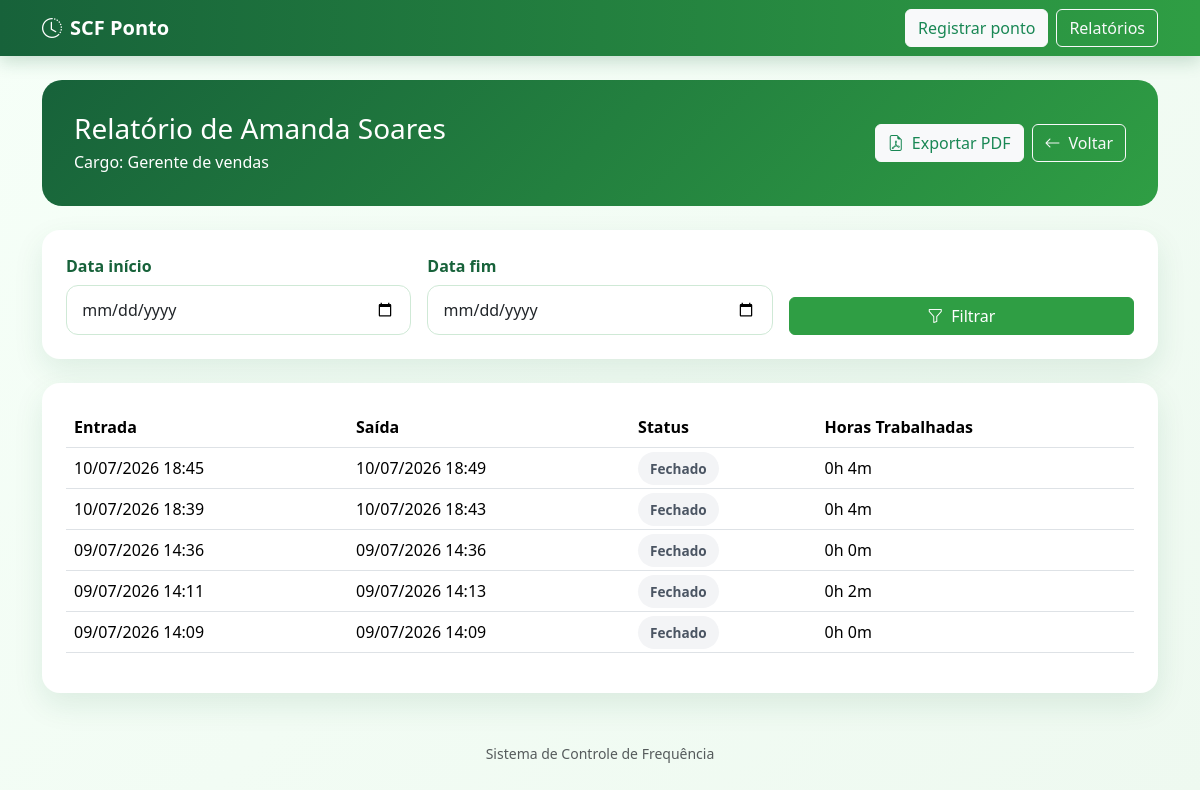
/relatorio_funcionario/4/, run on an earlier commit of the app's database.
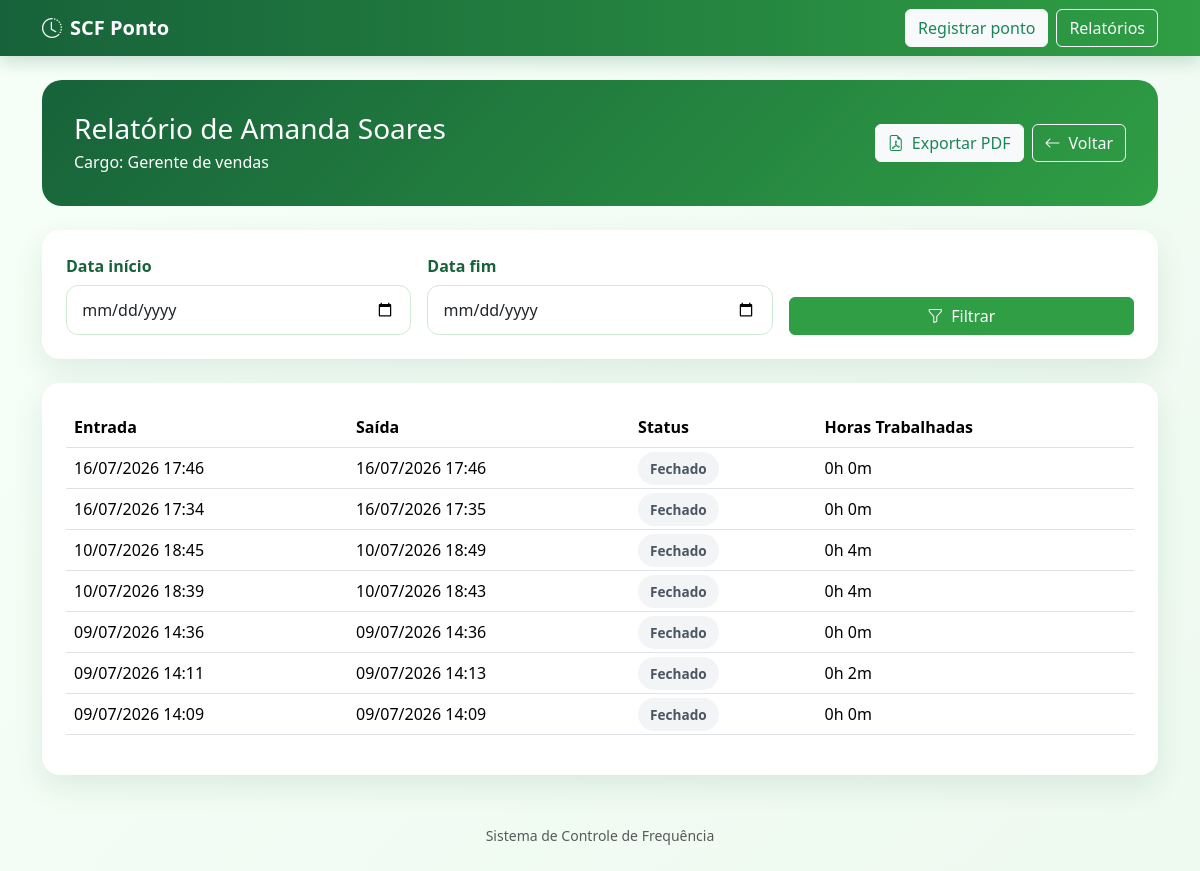
And on a later commit of the database.
### ponto/models.py (models this page shows, shortened)
class RegistroPonto(models.Model):
    funcionario = models.ForeignKey(Funcionario, on_delete=models.CASCADE, related_name='registros_ponto')
    data_hora_entrada = models.DateTimeField(null=True, blank=True)
    data_hora_saida = models.DateTimeField(null=True, blank=True)
    aberto = models.BooleanField(default=False)
    @property
    def horas_trabalhadas(self):
        if self.data_hora_entrada and self.data_hora_saida:
            delta = self.data_hora_saida - self.data_hora_entrada
            total_minutes = int(delta.total_seconds() // 60)
            hours = total_minutes // 60
            minutes = total_minutes % 60
            return f"{hours}h {minutes}m"
        return "-"

### ponto/views.py (the view)
# urls.py: path('relatorio_funcionario/<int:id>/', ponto_views.relatorio_funcionario, name='relatorio_funcionario'),
def relatorio_funcionario(request, id):
    funcionario = get_object_or_404(Funcionario, id=id)
    registros = RegistroPonto.objects.filter(funcionario=funcionario).order_by('-data_hora_entrada')
    data_inicio = request.GET.get('data_inicio')
    data_fim = request.GET.get('data_fim')
    if data_inicio and data_fim:
        registros = registros.filter(
            data_hora_entrada__date__range=[parse_date(data_inicio), parse_date(data_fim)]
        )
    return render(request, 'relatorio_funcionario.html', {
        'funcionario': funcionario,
        'registros': registros,
        'data_inicio': data_inicio,
        'data_fim': data_fim
    })

### ponto/templates/relatorio_funcionario.html (shortened to what this page needs)
{% extends 'base.html' %}
{% block content %}
<div class="hero-card mb-4">
    <div class="d-flex justify-content-between align-items-center flex-wrap gap-3">
        <div>
            <h1 class="h3 mb-1">Relatório de {{ funcionario.nome_completo }}</h1>
            <p class="mb-0">Cargo: {{ funcionario.cargo }}</p>
        </div>
        <div class="d-flex gap-2 flex-wrap">
            <a class="btn btn-light text-success" href="{% url 'relatorio_funcionario_pdf' funcionario.id %}?data_inicio={{ data_inicio }}&data_fim={{ data_fim }}"><i class="bi bi-file-earmark-pdf me-2"></i>Exportar PDF</a>
            <a class="btn btn-outline-light" href="{% url 'listar_funcionarios' %}"><i class="bi bi-arrow-left me-2"></i>Voltar</a>
        </div>
    </div>
</div>
<div class="card p-4 mb-4">
    <form method="get" class="row g-3 align-items-end">
        <div class="col-md-4">
            <label class="form-label fw-semibold">Data início</label>
            <input type="date" class="form-control" name="data_inicio" value="{{ data_inicio }}">
        </div>
        <div class="col-md-4">
            <label class="form-label fw-semibold">Data fim</label>
            <input type="date" class="form-control" name="data_fim" value="{{ data_fim }}">
        </div>
        <div class="col-md-4">
            <button type="submit" class="btn btn-success w-100"><i class="bi bi-funnel me-2"></i>Filtrar</button>
        </div>
    </form>
</div>
<div class="card p-4">
    <div class="table-responsive">
        <table class="table table-hover align-middle">
            <thead>
                <tr>
                    <th>Entrada</th>
                    <th>Saída</th>
                    <th>Status</th>
                    <th>Horas Trabalhadas</th>
                </tr>
            </thead>
            <tbody>
                {% for registro in registros %}
                <tr>
                    <td>{{ registro.data_hora_entrada|date:"d/m/Y H:i" }}</td>
                    <td>
                        {% if registro.data_hora_saida %}
                            {{ registro.data_hora_saida|date:"d/m/Y H:i" }}
                        {% else %}
                            -
                        {% endif %}
                    </td>
                    <td>
                        {% if registro.aberto %}
                            <span class="badge-status badge-open">Aberto</span>
                        {% else %}
                            <span class="badge-status badge-closed">Fechado</span>
                        {% endif %}
                    </td>
                    <td>{{ registro.horas_trabalhadas }}</td>
                </tr>
                {% empty %}
                <tr>
                    <td colspan="4" class="text-center text-muted py-4">Nenhum registro encontrado.</td>
                </tr>
                {% endfor %}
            </tbody>
        </table>
    </div>
</div>
{% endblock %}

What changed in the data, as far as the page shows it:
added RegistroPonto: data_hora_entrada "16/07/2026 17:46", data_hora_saida "16/07/2026 17:46", aberto "Fechado", horas_trabalhadas "0h 0m"
added RegistroPonto: data_hora_entrada "16/07/2026 17:34", data_hora_saida "16/07/2026 17:35", aberto "Fechado", horas_trabalhadas "0h 0m"
